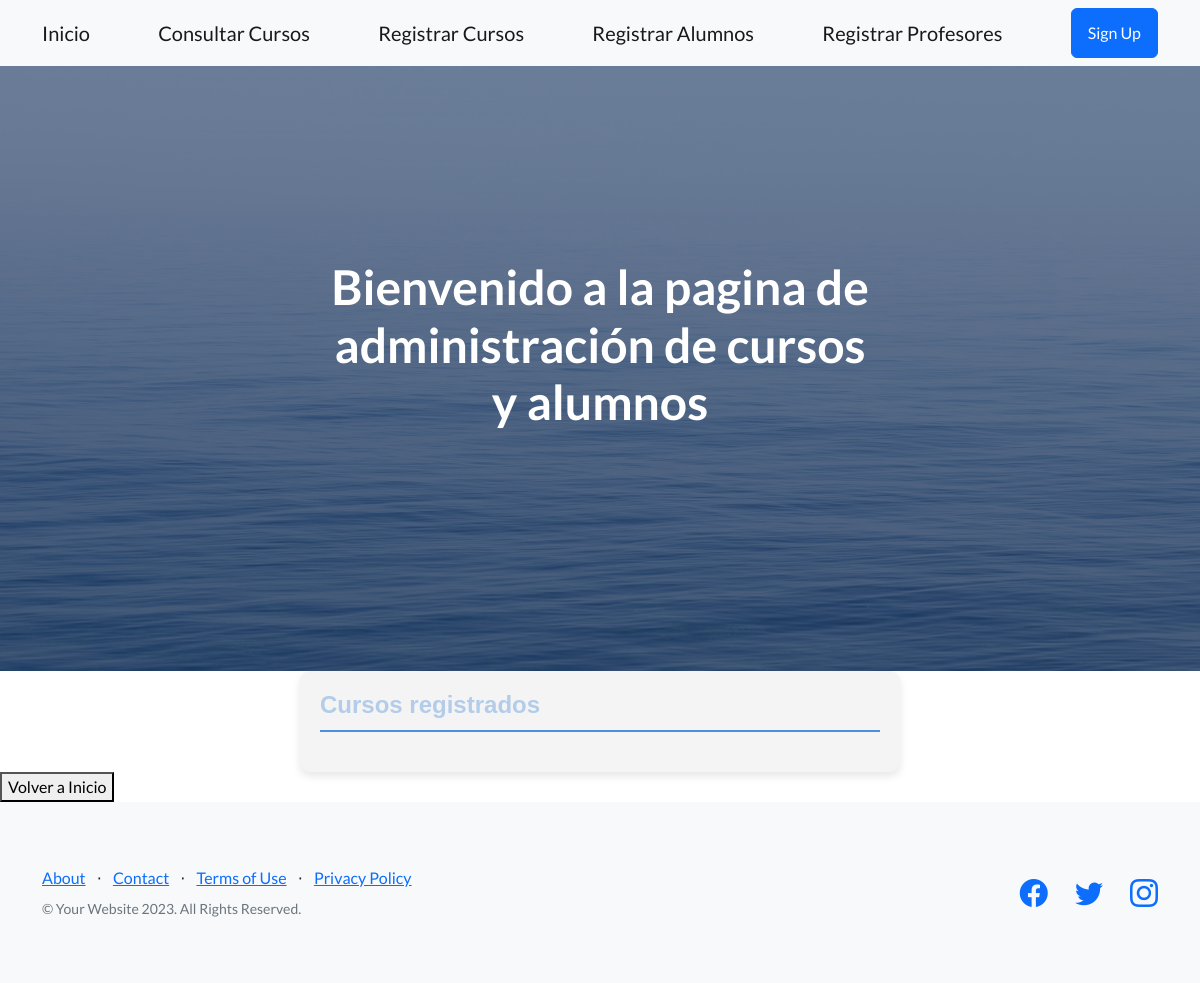
The page /consulta_cursos/ on the database as committed earlier.
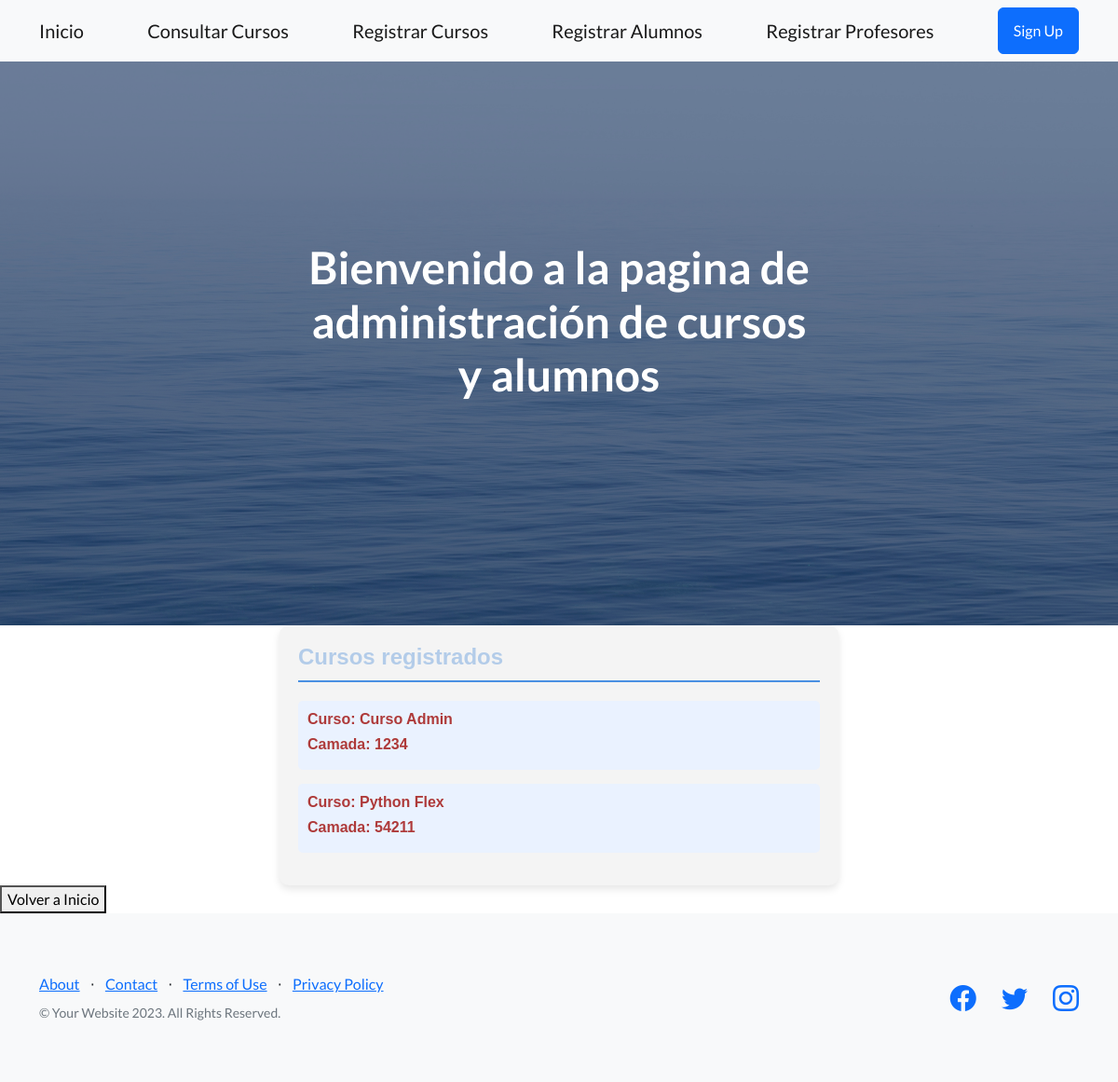
The same page on the database as committed later.
### AppBlog/models.py (models this page shows)
class Cursos(models.Model):
    nombre = models.CharField(max_length=200)
    camada = models.IntegerField()
    def __str__(self):
        return f"{self.nombre} ({self.camada})"

### AppBlog/views.py (the view)
def consultar_cursos(request):
    curso = Cursos.objects.all()
    print(curso)
    return render(request,"AppBlog/consulta_cursos.html", {"value" : curso})

### AppBlog/templates/AppBlog/consulta_cursos.html
{% extends 'AppBlog/Padre.html' %}
{% load static %}
{% block contenidoQueCambia %}
<div style="font-family: Arial, sans-serif; padding: 20px; background-color: #f4f4f4; max-width: 600px; margin: auto; border-radius: 10px; box-shadow: 0 4px 8px rgba(0, 0, 0, 0.1);">
    <h4 style="color: #b3cce9; border-bottom: 2px solid #4a90e2; padding-bottom: 10px;">Cursos registrados</h4>
    <div style="margin-top: 20px;">
    {% for n in value %}
        <div style="color: #ae3a3a; background-color: #eaf2ff; padding: 10px; border-radius: 5px; margin-bottom: 15px;">
            <h6>Curso: {{n.nombre}}</h6>
            <h6>Camada: {{n.camada}}</h6>
        </div>
    {% endfor %}
    </div>
</div>
{% endblock contenidoQueCambia %}

Rows that differ between the two databases and show on the page:
added Cursos: nombre "Curso Admin", camada "1234"
added Cursos: nombre "Python Flex", camada "54211"
